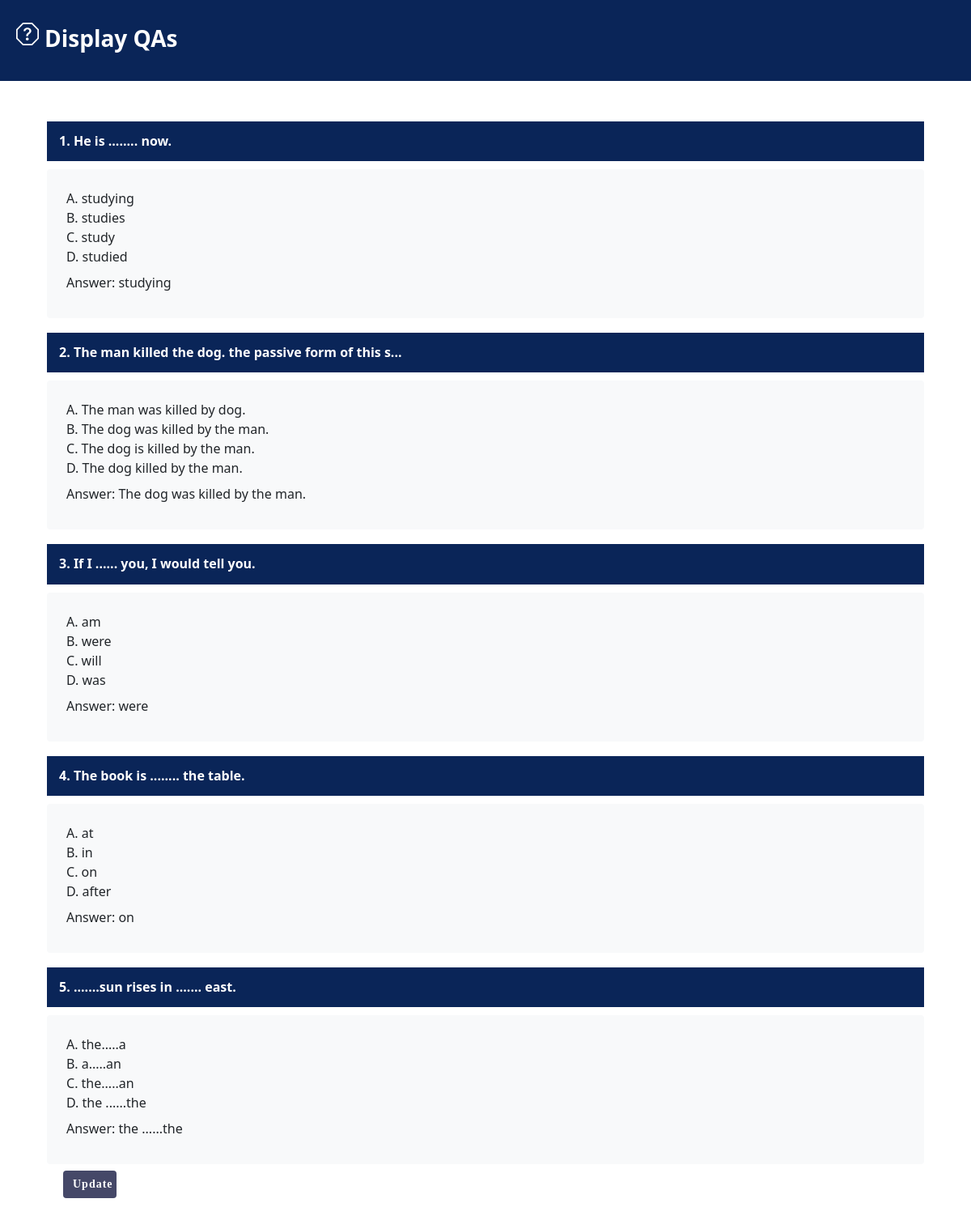
The page /display_QAs.php?id=Eng on the database its author committed.
### tables this page shows
CREATE TABLE `question` (
  `Exam_id` varchar(10) NOT NULL,
  `Question_id` int(11) NOT NULL,
  `Question` varchar(200) NOT NULL,
  `Choice_1` varchar(200) NOT NULL,
  `Choice_2` varchar(200) NOT NULL,
  `Choice_3` varchar(200) NOT NULL,
  `Choice_4` varchar(200) NOT NULL,
  `Answer` varchar(200) NOT NULL
);

### display_QAs.php (the view, shortened to what this page needs)
<?php
include 'connection.php';
?>
<!DOCTYPE html>
<html lang="en">
<head>
    <link rel="stylesheet" href="css/styleQ.css">
    <link href="https://cdn.jsdelivr.net/npm/bootstrap@5.3.0-alpha1/dist/css/bootstrap.min.css" rel="stylesheet"
>
    <link rel="stylesheet" href="https://cdnjs.cloudflare.com/ajax/libs/bootstrap/5.0.2/css/bootstrap.min.css">
</head>
<body>
    <header id="header">
        <div class="row">
            <i class="bi bi-question-octagon">
            </i>
            <h3 class="topic">Display QAs</h3>
        </div>
    </header>
    <section id="up">
        <div class="container my-4">
            <div class="row card-body">
                <?php
                $id = $_GET['id'];
                $query = "SELECT * FROM question WHERE Exam_id ='$id'";
                $result = mysqli_query($conn, $query);
                while ($row = mysqli_fetch_assoc($result)) {
                    ?>
                    <h6 class="card-title fw-bold" id="quest">
                        <?php
                        echo $row["Question_id"] . ". " . $row["Question"];
                        ?>
                    </h6>
                    <div class="card-title bg-light p-4 rounded">
                        <p class="card-title">
                            <?php
                            echo "A" . ". " . $row["Choice_1"];
                            ?><br>
                            <?php
                            echo "B" . ". " . $row["Choice_2"];
                            ?><br>
                            <?php
                            echo "C" . ". " . $row["Choice_3"];
                            ?><br>
                            <?php
                            echo "D" . ". " . $row["Choice_4"];
                            ?>
                        </p>
                        <p class="card-title">
                            <?php
                            echo "Answer" . ": " . $row["Answer"];
                            ?>
                        </p>
                    </div>
                    <?php
                }
                ?>
                <div class="row col-lg-1">
                    <a href="" class="btn-update" data-bs-toggle="modal" data-bs-target="#Update"> Update </a>
                </div>
            </div>
        </div>
    </section>
</body>
</html>

### css/styleQ.css (style rules this page uses)
#header { background: #0A2558; transition: all 0.5s; z-index: 997; padding: 20px 0; height: 100px; margin-bottom: 20px; overflow: hidden; }
#header .row { margin: 8px; }
#header .row h3 { font-weight: bold; font-size: 28px; color: white; margin-left: 35px; margin-top: -25px; display: inline; }
.btn-update { font-family: "Raleway"; font-weight: bolder; font-size: 14px; letter-spacing: 1px; display: inline-block; padding: 10px; border-radius: 4px; line-height: 1; color: #fff; background: #454868; width: 10px; margin-left: 20px; text-decoration: none; }
#quest { background-color: #0A2558; color: white; padding: 15px; margin: 10px 0px; }

### rows shown on the page
question: Question_id "1", Question "He is ........ now.", Choice_1 "studying", Choice_2 "studies", Choice_3 "study", Choice_4 "studied", Answer "studying"
question: Question_id "2", Question "The man killed the dog. the passive form of this s...", Choice_1 "The man was killed by dog.", Choice_2 "The dog was killed by the man.", Choice_3 "The dog is killed by the man.", Choice_4 "The dog killed by the man.", Answer "The dog was killed by the man."
question: Question_id "3", Question "If I ...... you, I would tell you.", Choice_1 "am", Choice_2 "were", Choice_3 "will", Choice_4 "was", Answer "were"
question: Question_id "4", Question "The book is ........ the table.", Choice_1 "at", Choice_2 "in", Choice_3 "on", Choice_4 "after", Answer "on"
question: Question_id "5", Question ".......sun rises in ....... east.", Choice_1 "the.....a", Choice_2 "a.....an", Choice_3 "the.....an", Choice_4 "the ......the", Answer "the ......the"
